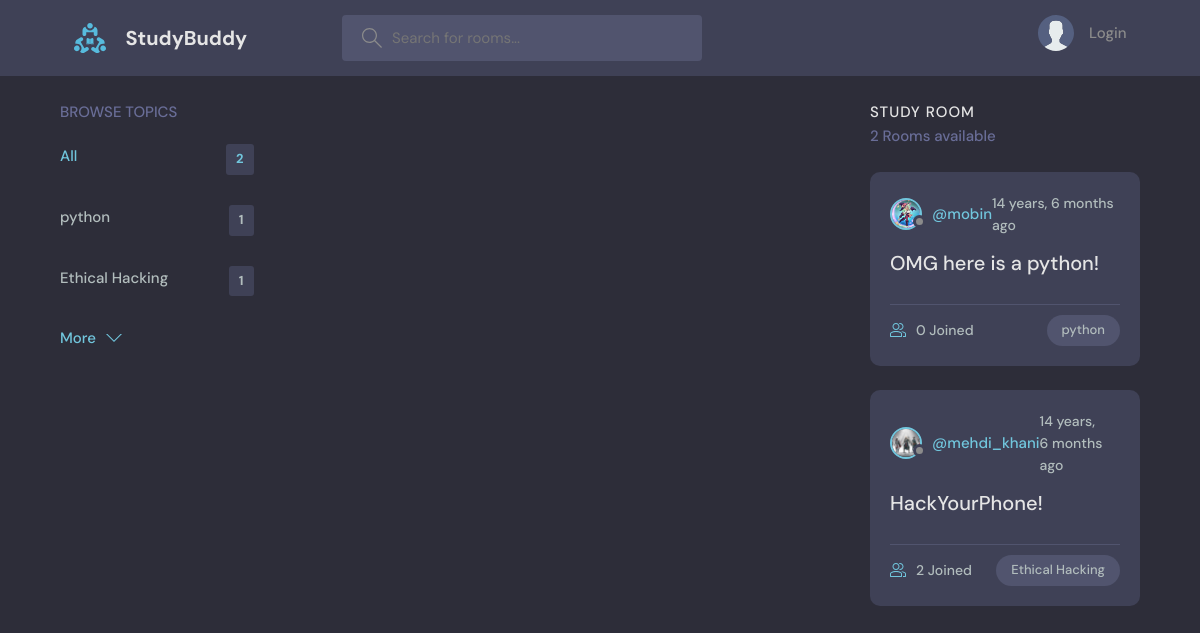
The page / on the database its author committed.
### first_app/models.py (models this page shows)
class Topic(models.Model):
    name = CharField(max_length=200, unique=True)
    def __str__(self):
        return self.name

class Room(models.Model):
    host = ForeignKey(to=User, on_delete=models.SET_NULL, null=True)  # type: ignore
    topic = ForeignKey(to=Topic, on_delete=models.SET_NULL, null=True)
    name = CharField(max_length=200)
    description = TextField(null=True, blank=True)
    participants = ManyToManyField(to=User, related_name="participants", blank=True)
    updated = DateTimeField(auto_now=True)
    created = DateTimeField(auto_now_add=True)
    class Meta:
        ordering = ["-created", "-updated"]
    def __str__(self):
        return self.name

class UserProfile(models.Model):
    user = OneToOneField(to=User, on_delete=models.CASCADE, related_name="user_profile")
    image = ImageField(
        upload_to="profile_pics/", default=os.path.join(MEDIA_ROOT, "profile_pics", "avatar.svg"))
    @property
    def get_image_url(self):
        url = self.image.url
        print("ImageUrl: ", url)
        if self.image.url:
            return url

### first_app/views.py (the view)
# urls.py: path("", views.home, name="home"),
def home(request):
    q = request.GET.get("q")
    q = "" if not q else q.strip()
    print(q)
    topics = Topic.objects.all()
    rooms = Room.objects.filter(
        Q(topic__name__icontains=q)
        | Q(name__icontains=q)
        | Q(host__username__icontains=q)
    )
    rooms_count = rooms.count()
    rooms_count_all = Room.objects.all().count()
    url = reverse("home")
    context = {
        "view_name": home.__name__,
        "rooms": rooms.order_by("-created", "-updated"),
        "topics": topics,
        "rooms_count": rooms_count,
        "rooms_count_all": rooms_count_all,
        "url": url,
    }
    if request.user.is_authenticated:
        user_participated_rooms = request.user.participants.filter(
            Q(name__icontains=q) | Q(topic__name__icontains=q)
        ).values_list("id", flat=True)
        room_messages = Message.objects.filter(room__id__in=user_participated_rooms)
        context["room_messages"] = room_messages
    return render(request, "first_app/home.html", context)

### first_app/templates/first_app/home.html (shortened to what this page needs)
{% extends 'base.html' %} {% block content %}
<main class="layout layout--3">
  <div class="container">
    {% include 'first_app/componets/topics_componet.html' %}
    <div class="roomList">
      <div class="roomList__header">
        <div>
          <h2>Study Room</h2>
          <p>{{rooms_count}} Rooms available</p>
        </div>
      </div>
      {% include 'first_app/componets/feed_componet.html' %}
    </div>
  </div>
</main>
{% endblock content %}

### first_app/templates/first_app/componets/topics_componet.html
{% load first_app_extras %}
    <div class="topics">
      <div class="topics__header">
        <h2>Browse Topics</h2>
      </div>
      <ul class="topics__list">
        <li>
          <a href="{{url}}" class="active">All <span>{{rooms_count_all}}</span></a>
        </li>
        {% for topic in topics %}
        <li>
          <a href="{{url}}?q={{topic.name}}">{{topic.name}} <span>
            {% if view_name == "home" %}
            {{topic.room_set.all.count}}
            {% else %}
            {{topics_count | get_dict_value:topic.name}}
            {% endif %}
          </span>
        </a>
        </li>
        {% endfor %}
      <a class="btn btn--link" href="{% url 'topics' %}">
        More
        <svg version="1.1" xmlns="http://www.w3.org/2000/svg" width="32" height="32" viewBox="0 0 32 32">
          <title>chevron-down</title>
          <path d="M16 21l-13-13h-3l16 16 16-16h-3l-13 13z"></path>
        </svg>
      </a>
    </div>

### first_app/templates/first_app/componets/feed_componet.html (shortened to what this page needs)
{% for room in rooms %}
  <div class="roomListRoom">
    <div class="roomListRoom__header">
      <a href="{% url 'user_profile' room.host.id %}" class="roomListRoom__author">
        <div class="avatar avatar--small">
          <img src="{{room.host.user_profile.get_image_url}}" />
        </div>
        <span>@{{room.host.username}}</span>
      </a>
      <div class="roomListRoom__actions">
        <span>{{room.created | timesince}} ago</span>
      </div>
    </div>
    <div class="roomListRoom__content">
      <a href="{% url 'room' room.id %}">{{room}}</a>
    </div>
    <div class="roomListRoom__meta">
      <a href="{% url 'room' room.id %}" class="roomListRoom__joined">
        {{room.participants.all.count}} Joined
      </a>
      <p class="roomListRoom__topic">{{room.topic}}</p>
    </div>
  </div>
{% endfor %}

### static/styles/style.css (style rules this page uses)
:root { --color-main: #71c6dd; --color-main-light: #e1f6fb; --color-dark: #3f4156; --color-dark-medium: #51546e; --color-dark-light: #696d97; --color-light: #e5e5e5; --color-gray: #8b8b8b; --color-light-gray: #b2bdbd; --color-bg: #2d2d39; --color-success: #5dd693; --color-error: #fc4b0b; }
* { font-family: "DM Sans", -apple-system, BlinkMacSystemFont, "Segoe UI", Roboto, Oxygen, Ubuntu, Cantarell, "Open Sans", "Helvetica Neue", sans-serif; margin: 0; padding: 0; box-sizing: border-box; text-rendering: optimizeLegibility; font-size: inherit; }
html { font-size: 56.25%; }
@media only screen and (min-width: 1200px) { html { font-size: 62.5%; } }
body { line-height: 1.6; font-weight: 400; font-size: 1.5rem; color: var(--color-light-gray); background-color: var(--color-bg); min-height: 100vh; }
img { width: 100%; }
a { display: inline-block; color: var(--color-main); text-decoration: none; }
.container { max-width: 120rem; width: 90%; margin: auto; }
.btn { background-color: transparent; border: none; display: inline-flex; align-items: center; gap: 1rem; cursor: pointer; transition: all ease-in-out 0.3s; padding: 1rem 2rem; border-radius: 5px; box-shadow: 1px 1px 3px 1px rgba(0, 0, 0, 0.15); font-weight: 500; }
.btn--link { border-radius: 0; padding: 0; color: var(--color-main); box-shadow: none; }
.btn > svg { fill: currentColor; width: 1.6rem; height: 1.6rem; }
.avatar { position: relative; display: inline-block; border-radius: 50%; border: 2px solid var(--color-main); }
.avatar img { display: block; border-radius: 50%; object-fit: cover; object-position: center; }
.avatar::after { content: ""; display: block; position: absolute; background-color: var(--color-gray); z-index: 111; border-radius: 50%; border: 0.3rem solid var(--color-dark); }
.avatar.avatar--small img { width: 2.8rem; height: 2.8rem; }
.avatar.avatar--small:after { width: 0.7rem; height: 0.7rem; bottom: 0px; right: -6px; }
.layout { margin-top: 2.4rem; }
.layout > .container { display: flex; justify-content: space-between; align-items: flex-start; }
.layout--3 > .container > div:first-child { flex-basis: 18%; max-width: 22.5rem; }
.layout--3 > .container > div:nth-child(2) { flex-basis: 50%; }
.layout--3 > .container > div:last-child { flex-basis: 25%; }
.topics__header { margin-bottom: 2rem; }
.topics__header h2 { text-transform: uppercase; font-weight: 500; color: var(--color-dark-light); }
.topics__list { list-style: none; }
.topics__list li a { display: flex; justify-content: space-between; margin-bottom: 3rem; font-weight: 500; color: var(--color-light-gray); transition: all 0.3s ease-in-out; }
.topics__list li a.active, .topics__list li a:hover { color: var(--color-main); }
.topics__list li a span { padding: 0.5rem 1rem; background-color: var(--color-dark); border-radius: 3px; font-size: 1.3rem; font-weight: 700; letter-spacing: 1px; }
.roomList__header { display: flex; justify-content: space-between; align-items: center; margin-bottom: 2.4rem; }
.roomList__header h2 { text-transform: uppercase; font-weight: 500; color: var(--color-light); letter-spacing: 1px; }
.roomList__header p { font-weight: 500; color: var(--color-dark-light); }
.roomListRoom { margin-bottom: 2.4rem; background-color: var(--color-dark); border-radius: 1rem; padding: 2rem; }
.roomListRoom__header { display: flex; justify-content: space-between; align-items: center; }
.roomListRoom__author { font-weight: 500; display: flex; align-items: center; gap: 1rem; }
.roomListRoom__actions { display: flex; align-items: flex-start; gap: 1rem; position: relative; }
.roomListRoom__actions span { font-size: 1.4rem; font-weight: 500; }
.roomListRoom__content { margin: 1rem 0; }
.roomListRoom__content a { font-size: 2rem; font-weight: 500; margin-bottom: 1.5rem; color: var(--color-light); transition: all 0.3s ease-in-out; }
.roomListRoom__meta { border-top: 1px solid var(--color-dark-medium); padding-top: 1rem; display: flex; align-items: center; justify-content: space-between; }
.roomListRoom__joined { color: var(--color-light-gray); display: flex; align-items: center; gap: 1rem; font-size: 1.4rem; font-weight: 500; }
.roomListRoom__joined svg { fill: var(--color-main); width: 1.6rem; height: 1.6rem; }
.roomListRoom__topic { padding: 5px 1.5rem; background-color: var(--color-dark-medium); border-radius: 5rem; font-weight: 500; font-size: 1.3rem; }

### rows shown on the page
Topic: name "python", room_set.all.count "1"
Topic: name "Ethical Hacking", room_set.all.count "1"
Room: host.user_profile.get_image_url (picture), host.username "mobin", created "14 years, 6 months", name "OMG here is a python!", participants.all.count "0", topic "python"
Room: host.user_profile.get_image_url (picture), host.username "mehdi_khani", created "14 years, 6 months", name "HackYourPhone!", participants.all.count "2", topic "Ethical Hacking"

### other values the page prints
{{ rooms_count_all }} "2"
{{ rooms_count }} "2"
